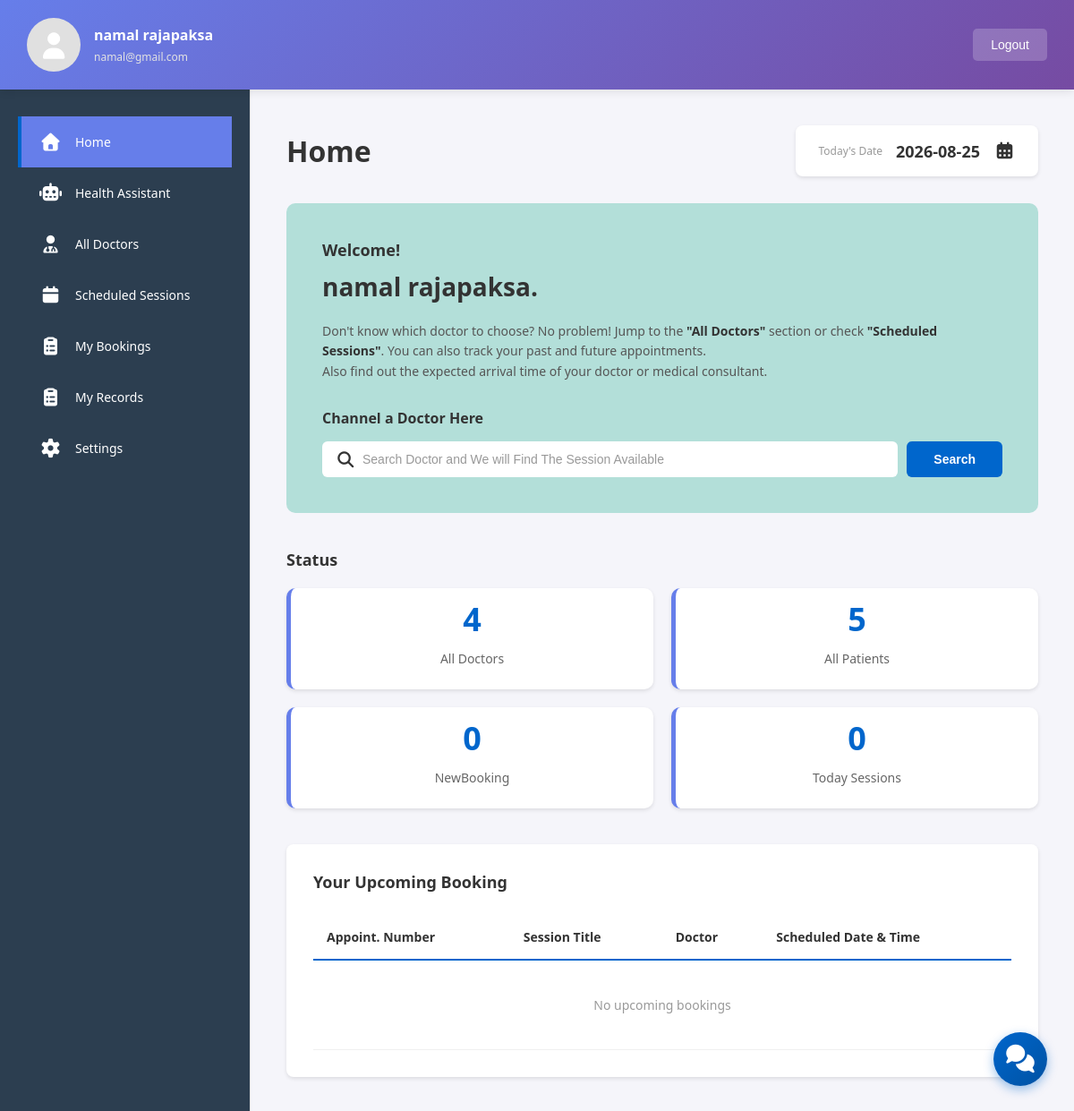
The page /patient/patient_dashboard.php (signed in) on the database as committed earlier.
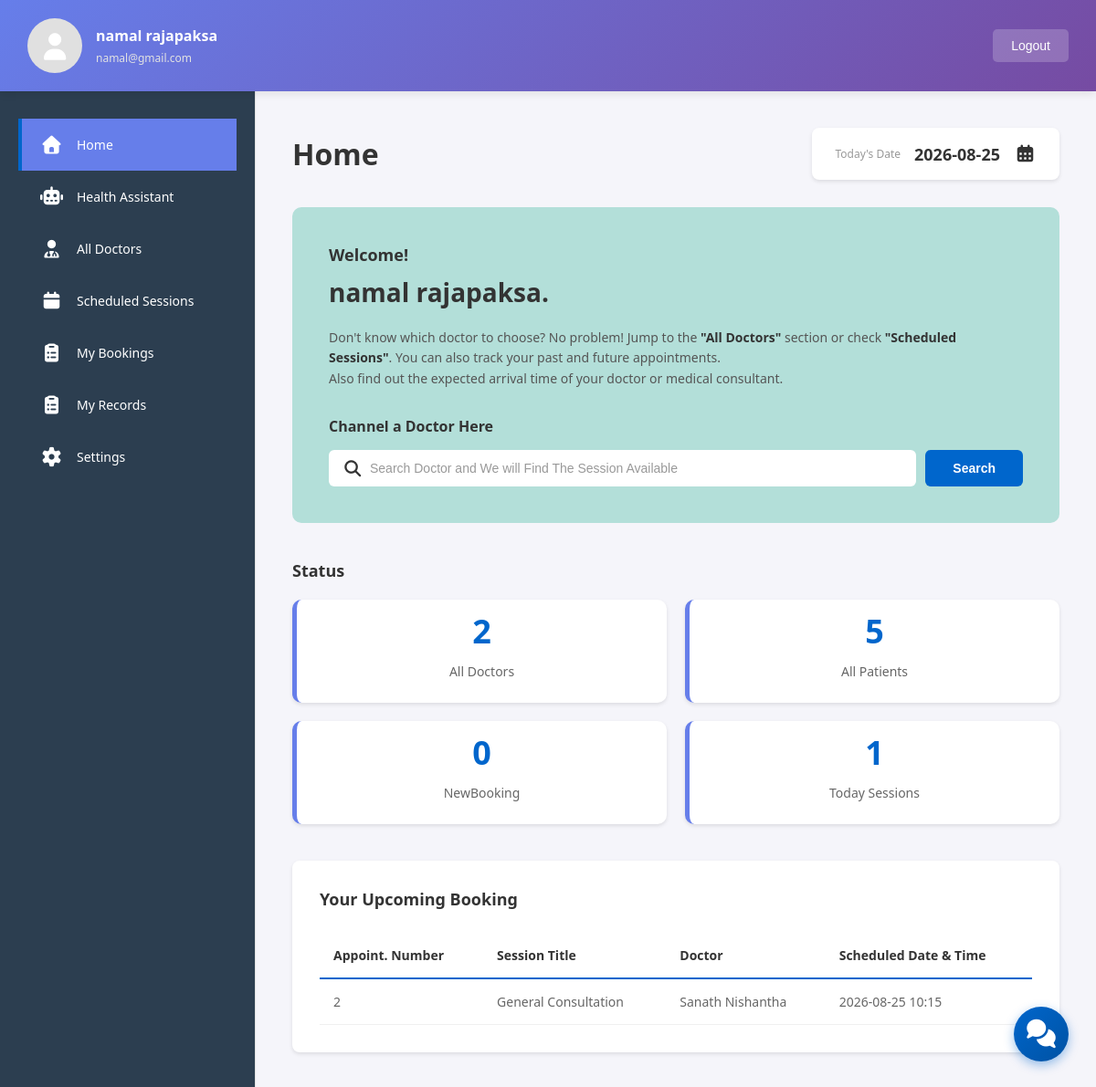
The same page on the database as committed later.
### tables this page shows
CREATE TABLE IF NOT EXISTS `appointments` (
  `appointment_id` int NOT NULL AUTO_INCREMENT,
  `appointment_number` varchar(20) DEFAULT NULL,
  `patient_id` int DEFAULT NULL,
  `doctor_id` int DEFAULT NULL,
  `session_id` int DEFAULT NULL,
  `status` enum('CONFIRMED','CANCELLED','COMPLETED') DEFAULT 'CONFIRMED',
  `created_at` timestamp NOT NULL DEFAULT CURRENT_TIMESTAMP,
  PRIMARY KEY (`appointment_id`),
  KEY `patient_id` (`patient_id`),
  KEY `doctor_id` (`doctor_id`),
  KEY `idx_appointments_session` (`session_id`),
  KEY `appointment_number` (`appointment_number`) USING BTREE
);

CREATE TABLE IF NOT EXISTS `doctors` (
  `doctor_id` int NOT NULL AUTO_INCREMENT,
  `doctor_name` varchar(100) NOT NULL,
  `phone` varchar(20) DEFAULT NULL,
  `department_id` int DEFAULT NULL,
  `status` enum('ACTIVE','INACTIVE') DEFAULT 'ACTIVE',
  `created_at` timestamp NOT NULL DEFAULT CURRENT_TIMESTAMP,
  `user_id` int NOT NULL,
  PRIMARY KEY (`doctor_id`),
  KEY `department_id` (`department_id`),
  KEY `fk_doctors_user` (`user_id`)
);

### patient/patient_dashboard.php (the view, shortened to what the changed rows need)
<?php
require_once '../config/db_connection.php';
$patient_id = $_SESSION['patient_id'] ?? $_SESSION['user_id'];
$sql_doctors = "SELECT COUNT(*) AS total FROM doctors WHERE status = 'ACTIVE'";
$result_doctors = $conn->query($sql_doctors);
$all_doctors = $result_doctors->fetch_assoc()['total'] ?? 0;
$sql_today = "SELECT COUNT(*) AS total FROM appointments a
              JOIN sessions s ON a.session_id = s.session_id
              WHERE a.patient_id = ? AND DATE(s.session_day) = CURDATE() AND a.status != 'CANCELLED'";
$stmt = $conn->prepare($sql_today);
$stmt->bind_param("i", $patient_id);
$stmt->execute();
$today_sessions = $stmt->get_result()->fetch_assoc()['total'] ?? 0;
$upcoming_bookings = [];
$sql_upcoming = "SELECT a.appointment_number, d.doctor_name, s.session_day, s.start_time
                 FROM appointments a
                 JOIN sessions s ON a.session_id = s.session_id
                 LEFT JOIN doctors d ON s.doctor_id = d.doctor_id
                 WHERE a.patient_id = ? AND s.session_day >= CURDATE() AND a.status != 'CANCELLED'
                 ORDER BY s.session_day ASC, s.start_time ASC
                 LIMIT 5";
$stmt = $conn->prepare($sql_upcoming);
$stmt->bind_param("i", $patient_id);
$stmt->execute();
$result_upcoming = $stmt->get_result();
if ($result_upcoming && $result_upcoming->num_rows > 0) {
    while ($row = $result_upcoming->fetch_assoc()) {
        $upcoming_bookings[] = [
            'appt_number' => $row['appointment_number'],
            'session_title' => ($row['department_name'] ?? 'General') . ' Consultation',
            'doctor' => $row['doctor_name'],
            'scheduled_date_time' => date('Y-m-d H:i', strtotime($row['session_day'] . ' ' . $row['start_time']))
        ];
    }
}
?>
<!DOCTYPE html>
<html lang="en">
<head>
    <link rel="stylesheet" href="https://cdnjs.cloudflare.com/ajax/libs/font-awesome/7.0.1/css/all.min.css"/>
    <link rel="stylesheet" href="static/patient_dashboard.css">
</head>
<body>
    <div class="container">
        <div class="main-content">
            <div class="header">
                <h1>Home</h1>
            </div>
            <div class="welcome-banner">
                <div class="banner-content">
                    <h2>Welcome!</h2>
                </div>
            </div>
            <div class="status-section">
                <div class="status-grid blue">
                    <div class="status-card line">
                        <div class="status-number"><?php echo $all_doctors; ?></div>
                        <div class="status-label">All Doctors</div>
                    </div>
                    <div class="status-card red">
                        <div class="status-number"><?php echo $today_sessions; ?></div>
                        <div class="status-label">Today Sessions</div>
                    </div>
                </div>
            </div>
            <div class="bookings-section">
                <div class="bookings-table">
                    <table>
                        <thead>
                            <tr>
                                <th>Appoint. Number</th>
                                <th>Session Title</th>
                                <th>Doctor</th>
                                <th>Scheduled Date & Time</th>
                            </tr>
                        </thead>
                        <tbody>
                            <?php if (count($upcoming_bookings) > 0): ?>
                                <?php foreach ($upcoming_bookings as $booking): ?>
                                    <tr>
                                        <td><?php echo $booking['appt_number']; ?></td>
                                        <td><?php echo htmlspecialchars($booking['session_title']); ?></td>
                                        <td><?php echo htmlspecialchars($booking['doctor']); ?></td>
                                        <td><?php echo htmlspecialchars($booking['scheduled_date_time']); ?></td>
                                    </tr>
                                <?php endforeach; ?>
                            <?php else: ?>
                                <tr>
                                    <td colspan="4" class="no-data">No upcoming bookings</td>
                                </tr>
                            <?php endif; ?>
                        </tbody>
                    </table>
                </div>
            </div>
        </div>
    </div>
</body>
</html>

Rows that differ between the two databases and show on the page:
added appointments: appointment_number "2", session_title "General Consultation", doctor.doctor_name "Sanath Nishantha", scheduled_date_time "2026-08-25 10:15"
Other text that changed with them:
$all_doctors: "4" → "2"
$today_sessions: "0" → "1"
text no longer shown: "No upcoming bookings"
